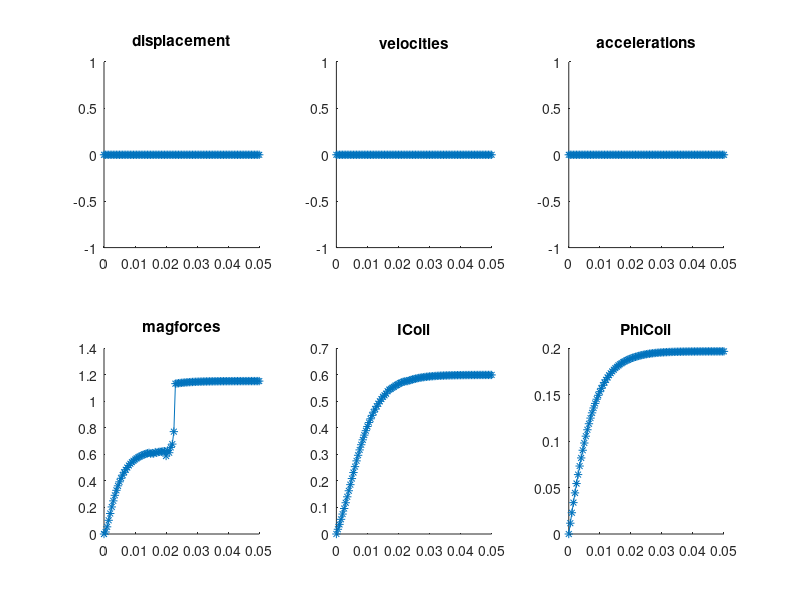

MATLAB code for this plot:
%output by FEEM
%timesteps, displacements, velocities, accelerations, magneticforce, current, flux, steps, time
results = [
0.00000000e+00,0.00000000e+00,0.00000000e+00,0.00000000e+00,0.00000000e+00,0.00000000e+00,0.00000000e+00,0,0.00000000e+00,; 
5.00000000e-04,0.00000000e+00,0.00000000e+00,0.00000000e+00,1.52550015e-02,1.78634415e-02,1.16427319e-02,84215041,6.59170000e+01,; 
1.00000000e-03,0.00000000e+00,0.00000000e+00,0.00000000e+00,5.41147485e-02,3.62423668e-02,2.29180432e-02,336860164,3.26160000e+01,; 
1.50000000e-03,0.00000000e+00,0.00000000e+00,0.00000000e+00,1.03379161e-01,5.53388687e-02,3.38113425e-02,336860164,2.60330000e+01,; 
2.00000000e-03,0.00000000e+00,0.00000000e+00,0.00000000e+00,1.54743750e-01,7.52076709e-02,4.43073758e-02,336860164,2.21140000e+01,; 
2.50000000e-03,0.00000000e+00,0.00000000e+00,0.00000000e+00,2.04143673e-01,9.61316421e-02,5.43847970e-02,1094795574,1.94260000e+01,; 
3.00000000e-03,0.00000000e+00,0.00000000e+00,0.00000000e+00,2.49994132e-01,1.17870149e-01,6.40275557e-02,336860164,1.73430000e+01,; 
3.50000000e-03,0.00000000e+00,0.00000000e+00,0.00000000e+00,2.91804460e-01,1.40263933e-01,7.32226696e-02,336860164,1.52000000e+01,; 
4.00000000e-03,0.00000000e+00,0.00000000e+00,0.00000000e+00,3.29508069e-01,1.63099384e-01,8.19608004e-02,336860164,1.43030000e+01,; 
4.50000000e-03,0.00000000e+00,0.00000000e+00,0.00000000e+00,3.63302041e-01,1.86124120e-01,9.02386478e-02,336860164,1.30610000e+01,; 
5.00000000e-03,0.00000000e+00,0.00000000e+00,0.00000000e+00,3.93489247e-01,2.09104551e-01,9.80569491e-02,336860164,1.20140000e+01,; 
5.50000000e-03,0.00000000e+00,0.00000000e+00,0.00000000e+00,4.20395051e-01,2.31829194e-01,1.05420330e-01,1010580533,1.04890000e+01,; 
6.00000000e-03,0.00000000e+00,0.00000000e+00,0.00000000e+00,4.44360971e-01,2.54095150e-01,1.12339110e-01,336860164,9.71700000e+00,; 
6.50000000e-03,0.00000000e+00,0.00000000e+00,0.00000000e+00,4.65690686e-01,2.75825852e-01,1.18822499e-01,1010580533,9.40400000e+00,; 
7.00000000e-03,0.00000000e+00,0.00000000e+00,0.00000000e+00,4.84674805e-01,2.96864687e-01,1.24885468e-01,336860164,8.67400000e+00,; 
7.50000000e-03,0.00000000e+00,0.00000000e+00,0.00000000e+00,5.01564808e-01,3.17166570e-01,1.30542010e-01,252645123,7.60800000e+00,; 
8.00000000e-03,0.00000000e+00,0.00000000e+00,0.00000000e+00,5.16595094e-01,3.36624520e-01,1.35809717e-01,336860164,6.82600000e+00,; 
8.50000000e-03,0.00000000e+00,0.00000000e+00,0.00000000e+00,5.29974407e-01,3.55208352e-01,1.40706420e-01,336860164,6.15400000e+00,; 
9.00000000e-03,0.00000000e+00,0.00000000e+00,0.00000000e+00,5.41883852e-01,3.72904994e-01,1.45248580e-01,336860164,5.80000000e+00,; 
9.50000000e-03,0.00000000e+00,0.00000000e+00,0.00000000e+00,5.52492809e-01,3.89654613e-01,1.49456143e-01,336860164,5.30000000e+00,; 
1.00000000e-02,0.00000000e+00,0.00000000e+00,0.00000000e+00,5.61947407e-01,4.05478103e-01,1.53347334e-01,336860164,4.94100000e+00,; 
1.05000000e-02,0.00000000e+00,0.00000000e+00,0.00000000e+00,5.70376620e-01,4.20371341e-01,1.56940280e-01,336860164,4.52300000e+00,; 
1.10000000e-02,0.00000000e+00,0.00000000e+00,0.00000000e+00,5.77896862e-01,4.34353183e-01,1.60253376e-01,1179010615,4.20700000e+00,; 
1.15000000e-02,0.00000000e+00,0.00000000e+00,0.00000000e+00,5.84610790e-01,4.47429736e-01,1.63304831e-01,168430082,3.76100000e+00,; 
1.20000000e-02,0.00000000e+00,0.00000000e+00,0.00000000e+00,5.90610427e-01,4.59629522e-01,1.66112201e-01,168430082,3.51300000e+00,; 
1.25000000e-02,0.00000000e+00,0.00000000e+00,0.00000000e+00,5.95977074e-01,4.70974269e-01,1.68693147e-01,336860164,3.38000000e+00,; 
1.30000000e-02,0.00000000e+00,0.00000000e+00,0.00000000e+00,6.00778871e-01,4.81543473e-01,1.71062471e-01,336860164,3.13400000e+00,; 
1.35000000e-02,0.00000000e+00,0.00000000e+00,0.00000000e+00,6.05079593e-01,4.91332669e-01,1.73235993e-01,336860164,2.90400000e+00,; 
1.40000000e-02,0.00000000e+00,0.00000000e+00,0.00000000e+00,6.08936566e-01,5.00383619e-01,1.75229034e-01,336860164,2.70300000e+00,; 
1.45000000e-02,0.00000000e+00,0.00000000e+00,0.00000000e+00,6.12393687e-01,5.08781934e-01,1.77053276e-01,1010580533,2.51600000e+00,; 
1.50000000e-02,0.00000000e+00,0.00000000e+00,0.00000000e+00,6.06617388e-01,5.17473190e-01,1.78703978e-01,168430082,1.83390000e+01,; 
1.55000000e-02,0.00000000e+00,0.00000000e+00,0.00000000e+00,6.08956464e-01,5.23060151e-01,1.80243150e-01,336860164,1.81340000e+01,; 
1.60000000e-02,0.00000000e+00,0.00000000e+00,0.00000000e+00,6.06504802e-01,5.28959108e-01,1.81664051e-01,168430082,1.76220000e+01,; 
1.65000000e-02,0.00000000e+00,0.00000000e+00,0.00000000e+00,6.17834753e-01,5.38869500e-01,1.82886530e-01,168430082,1.74790000e+01,; 
1.70000000e-02,0.00000000e+00,0.00000000e+00,0.00000000e+00,6.13087164e-01,5.44511696e-01,1.83996318e-01,1010580533,1.70470000e+01,; 
1.75000000e-02,0.00000000e+00,0.00000000e+00,0.00000000e+00,6.18604984e-01,5.47384024e-01,1.85049659e-01,336860164,1.57170000e+01,; 
1.80000000e-02,0.00000000e+00,0.00000000e+00,0.00000000e+00,6.20028439e-01,5.51372941e-01,1.86022406e-01,336860164,1.59190000e+01,; 
1.85000000e-02,0.00000000e+00,0.00000000e+00,0.00000000e+00,6.20530492e-01,5.55111359e-01,1.86920526e-01,336860164,1.61760000e+01,; 
1.90000000e-02,0.00000000e+00,0.00000000e+00,0.00000000e+00,6.24831660e-01,5.59463157e-01,1.87731077e-01,1094795574,1.56430000e+01,; 
1.95000000e-02,0.00000000e+00,0.00000000e+00,0.00000000e+00,6.24360095e-01,5.62513630e-01,1.88480648e-01,1852730984,1.47950000e+01,; 
2.00000000e-02,0.00000000e+00,0.00000000e+00,0.00000000e+00,5.88541217e-01,5.65630303e-01,1.89168382e-01,336860164,1.54150000e+01,; 
2.05000000e-02,0.00000000e+00,0.00000000e+00,0.00000000e+00,6.29780432e-01,5.68647102e-01,1.89795416e-01,1010580533,1.57720000e+01,; 
2.10000000e-02,0.00000000e+00,0.00000000e+00,0.00000000e+00,6.13080759e-01,5.71287047e-01,1.90369818e-01,1010580533,1.52320000e+01,; 
2.15000000e-02,0.00000000e+00,0.00000000e+00,0.00000000e+00,6.53293973e-01,5.73943890e-01,1.90890842e-01,1852730984,1.48130000e+01,; 
2.20000000e-02,0.00000000e+00,0.00000000e+00,0.00000000e+00,6.78223739e-01,5.75354508e-01,1.91384681e-01,336860164,1.52530000e+01,; 
2.25000000e-02,0.00000000e+00,0.00000000e+00,0.00000000e+00,7.72115493e-01,5.76698723e-01,1.91850889e-01,1179010615,1.55070000e+01,; 
2.30000000e-02,0.00000000e+00,0.00000000e+00,0.00000000e+00,1.13381672e+00,5.76783239e-01,1.92315149e-01,84215041,1.41120000e+01,; 
2.35000000e-02,0.00000000e+00,0.00000000e+00,0.00000000e+00,1.13579225e+00,5.79068584e-01,1.92733865e-01,1010580533,7.41000000e-01,; 
2.40000000e-02,0.00000000e+00,0.00000000e+00,0.00000000e+00,1.13744478e+00,5.81045930e-01,1.93113555e-01,336860164,8.19000000e-01,; 
2.45000000e-02,0.00000000e+00,0.00000000e+00,0.00000000e+00,1.13892145e+00,5.82854422e-01,1.93456460e-01,1852730984,5.87000000e-01,; 
2.50000000e-02,0.00000000e+00,0.00000000e+00,0.00000000e+00,1.14026083e+00,5.84456322e-01,1.93767518e-01,-1431655779,6.83000000e-01,; 
2.55000000e-02,0.00000000e+00,0.00000000e+00,0.00000000e+00,1.14147842e+00,5.85904984e-01,1.94049605e-01,-589505328,6.50000000e-01,; 
2.60000000e-02,0.00000000e+00,0.00000000e+00,0.00000000e+00,1.14258847e+00,5.87197880e-01,1.94306266e-01,336860164,6.95000000e-01,; 
2.65000000e-02,0.00000000e+00,0.00000000e+00,0.00000000e+00,1.14359745e+00,5.88390428e-01,1.94539068e-01,336860164,6.53000000e-01,; 
2.70000000e-02,0.00000000e+00,0.00000000e+00,0.00000000e+00,1.14451262e+00,5.89471684e-01,1.94750203e-01,336860164,6.59000000e-01,; 
2.75000000e-02,0.00000000e+00,0.00000000e+00,0.00000000e+00,1.14534221e+00,5.90456172e-01,1.94941442e-01,336860164,6.38000000e-01,; 
2.80000000e-02,0.00000000e+00,0.00000000e+00,0.00000000e+00,1.14609447e+00,5.91345495e-01,1.95114867e-01,336860164,6.57000000e-01,; 
2.85000000e-02,0.00000000e+00,0.00000000e+00,0.00000000e+00,1.14677786e+00,5.92144617e-01,1.95272416e-01,336860164,5.53000000e-01,; 
2.90000000e-02,0.00000000e+00,0.00000000e+00,0.00000000e+00,1.14740093e+00,5.92863854e-01,1.95415903e-01,336860164,5.79000000e-01,; 
2.95000000e-02,0.00000000e+00,0.00000000e+00,0.00000000e+00,1.14796347e+00,5.93541885e-01,1.95545419e-01,336860164,5.08000000e-01,; 
3.00000000e-02,0.00000000e+00,0.00000000e+00,0.00000000e+00,1.14847404e+00,5.94136529e-01,1.95663043e-01,336860164,5.65000000e-01,; 
3.05000000e-02,0.00000000e+00,0.00000000e+00,0.00000000e+00,1.14893269e+00,5.94707398e-01,1.95768701e-01,252645123,4.42000000e-01,; 
3.10000000e-02,0.00000000e+00,0.00000000e+00,0.00000000e+00,1.14935672e+00,5.95168448e-01,1.95866452e-01,336860164,4.77000000e-01,; 
3.15000000e-02,0.00000000e+00,0.00000000e+00,0.00000000e+00,1.14973753e+00,5.95631646e-01,1.95954078e-01,336860164,5.46000000e-01,; 
3.20000000e-02,0.00000000e+00,0.00000000e+00,0.00000000e+00,1.15008370e+00,5.96030957e-01,1.96033774e-01,336860164,5.73000000e-01,; 
3.25000000e-02,0.00000000e+00,0.00000000e+00,0.00000000e+00,1.15039522e+00,5.96419101e-01,1.96105479e-01,-757935410,2.16000000e-01,; 
3.30000000e-02,0.00000000e+00,0.00000000e+00,0.00000000e+00,1.15068074e+00,5.96730462e-01,1.96171245e-01,336860164,4.23000000e-01,; 
3.35000000e-02,0.00000000e+00,0.00000000e+00,0.00000000e+00,1.15094027e+00,5.97034669e-01,1.96230958e-01,336860164,4.45000000e-01,; 
3.40000000e-02,0.00000000e+00,0.00000000e+00,0.00000000e+00,1.15117384e+00,5.97322578e-01,1.96284707e-01,336860164,4.26000000e-01,; 
3.45000000e-02,0.00000000e+00,0.00000000e+00,0.00000000e+00,1.15139007e+00,5.97546205e-01,1.96334472e-01,336860164,4.18000000e-01,; 
3.50000000e-02,0.00000000e+00,0.00000000e+00,0.00000000e+00,1.15158033e+00,5.97811002e-01,1.96378271e-01,84215041,1.50000000e-01,; 
3.55000000e-02,0.00000000e+00,0.00000000e+00,0.00000000e+00,1.15175328e+00,5.98015556e-01,1.96418111e-01,-757935410,1.59000000e-01,; 
3.60000000e-02,0.00000000e+00,0.00000000e+00,0.00000000e+00,1.15190891e+00,5.98199755e-01,1.96453967e-01,84215041,1.33000000e-01,; 
3.65000000e-02,0.00000000e+00,0.00000000e+00,0.00000000e+00,1.15205588e+00,5.98332923e-01,1.96487810e-01,336860164,4.26000000e-01,; 
3.70000000e-02,0.00000000e+00,0.00000000e+00,0.00000000e+00,1.15218556e+00,5.98516640e-01,1.96517666e-01,252645123,3.16000000e-01,; 
3.75000000e-02,0.00000000e+00,0.00000000e+00,0.00000000e+00,1.15230658e+00,5.98632097e-01,1.96545529e-01,336860164,3.92000000e-01,; 
3.80000000e-02,0.00000000e+00,0.00000000e+00,0.00000000e+00,1.15241032e+00,5.98796231e-01,1.96569415e-01,1094795574,3.04000000e-01,; 
3.85000000e-02,0.00000000e+00,0.00000000e+00,0.00000000e+00,1.15250540e+00,5.98898205e-01,1.96591296e-01,926365492,1.08000000e-01,; 
3.90000000e-02,0.00000000e+00,0.00000000e+00,0.00000000e+00,1.15259184e+00,5.99005188e-01,1.96611205e-01,84215041,1.17000000e-01,; 
3.95000000e-02,0.00000000e+00,0.00000000e+00,0.00000000e+00,1.15266963e+00,5.99095917e-01,1.96629122e-01,84215041,1.28000000e-01,; 
4.00000000e-02,0.00000000e+00,0.00000000e+00,0.00000000e+00,1.15274741e+00,5.99143187e-01,1.96647023e-01,336860164,4.03000000e-01,; 
4.05000000e-02,0.00000000e+00,0.00000000e+00,0.00000000e+00,1.15281655e+00,5.99231490e-01,1.96662952e-01,336860164,3.90000000e-01,; 
4.10000000e-02,0.00000000e+00,0.00000000e+00,0.00000000e+00,1.15287705e+00,5.99317056e-01,1.96676881e-01,336860164,3.78000000e-01,; 
4.15000000e-02,0.00000000e+00,0.00000000e+00,0.00000000e+00,1.15292890e+00,5.99400796e-01,1.96688821e-01,84215041,1.09000000e-01,; 
4.20000000e-02,0.00000000e+00,0.00000000e+00,0.00000000e+00,1.15298075e+00,5.99426126e-01,1.96700754e-01,336860164,3.76000000e-01,; 
4.25000000e-02,0.00000000e+00,0.00000000e+00,0.00000000e+00,1.15302396e+00,5.99507612e-01,1.96710711e-01,84215041,1.07000000e-01,; 
4.30000000e-02,0.00000000e+00,0.00000000e+00,0.00000000e+00,1.15306717e+00,5.99526125e-01,1.96720650e-01,336860164,3.74000000e-01,; 
4.35000000e-02,0.00000000e+00,0.00000000e+00,0.00000000e+00,1.15310173e+00,5.99603800e-01,1.96728616e-01,-757935410,1.27000000e-01,; 
4.40000000e-02,0.00000000e+00,0.00000000e+00,0.00000000e+00,1.15313630e+00,5.99616193e-01,1.96736568e-01,336860164,3.72000000e-01,; 
4.45000000e-02,0.00000000e+00,0.00000000e+00,0.00000000e+00,1.15317086e+00,5.99643352e-01,1.96744523e-01,336860164,3.65000000e-01,; 
4.50000000e-02,0.00000000e+00,0.00000000e+00,0.00000000e+00,1.15319678e+00,5.99710537e-01,1.96750502e-01,1852730984,1.55000000e-01,; 
4.55000000e-02,0.00000000e+00,0.00000000e+00,0.00000000e+00,1.15322270e+00,5.99718243e-01,1.96756464e-01,336860164,3.80000000e-01,; 
4.60000000e-02,0.00000000e+00,0.00000000e+00,0.00000000e+00,1.15324863e+00,5.99736818e-01,1.96762431e-01,336860164,3.62000000e-01,; 
4.65000000e-02,0.00000000e+00,0.00000000e+00,0.00000000e+00,1.15326591e+00,5.99798511e-01,1.96766425e-01,-757935410,1.13000000e-01,; 
4.70000000e-02,0.00000000e+00,0.00000000e+00,0.00000000e+00,1.15328319e+00,5.99810466e-01,1.96770402e-01,1010580533,1.78000000e-01,; 
4.75000000e-02,0.00000000e+00,0.00000000e+00,0.00000000e+00,1.15330047e+00,5.99813714e-01,1.96774378e-01,336860164,3.67000000e-01,; 
4.80000000e-02,0.00000000e+00,0.00000000e+00,0.00000000e+00,1.15331775e+00,5.99826418e-01,1.96778354e-01,336860164,3.49000000e-01,; 
4.85000000e-02,0.00000000e+00,0.00000000e+00,0.00000000e+00,1.15333503e+00,5.99834828e-01,1.96782330e-01,336860164,3.61000000e-01,; 
4.90000000e-02,0.00000000e+00,0.00000000e+00,0.00000000e+00,1.15334367e+00,5.99890066e-01,1.96784332e-01,1094795574,2.61000000e-01,; 
4.95000000e-02,0.00000000e+00,0.00000000e+00,0.00000000e+00,1.15335231e+00,5.99896624e-01,1.96786321e-01,-1684300902,4.30000000e-02,; 
5.00000000e-02,0.00000000e+00,0.00000000e+00,0.00000000e+00,1.15336095e+00,5.99907716e-01,1.96788312e-01,1768515943,7.20000000e-02,; 
];
subplot(2,3,1);hold on;
plot(results(:,1),results(:,2),'*-');
title("displacement");

subplot(2,3,2);hold on;
plot(results(:,1),results(:,3),'*-');
title("velocities");

subplot(2,3,3);hold on;
plot(results(:,1),results(:,4),'*-');
title("accelerations");

subplot(2,3,4);hold on;
plot(results(:,1),results(:,5),'*-');
title("magforces");

subplot(2,3,5);hold on;
plot(results(:,1),results(:,6),'*-');
title("ICoil");

subplot(2,3,6);hold on;
plot(results(:,1),results(:,7),'*-');
title("PhiCoil");
